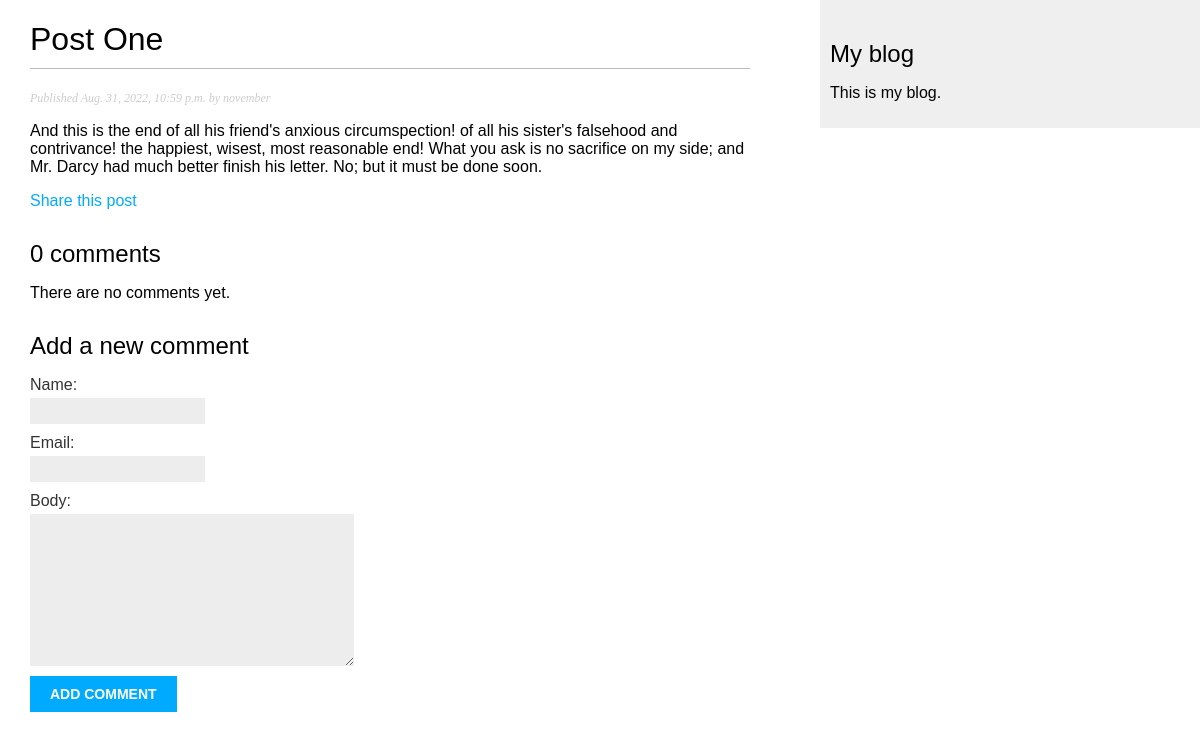
Page /blog/2022/8/31/post_one/ on the earlier database version.
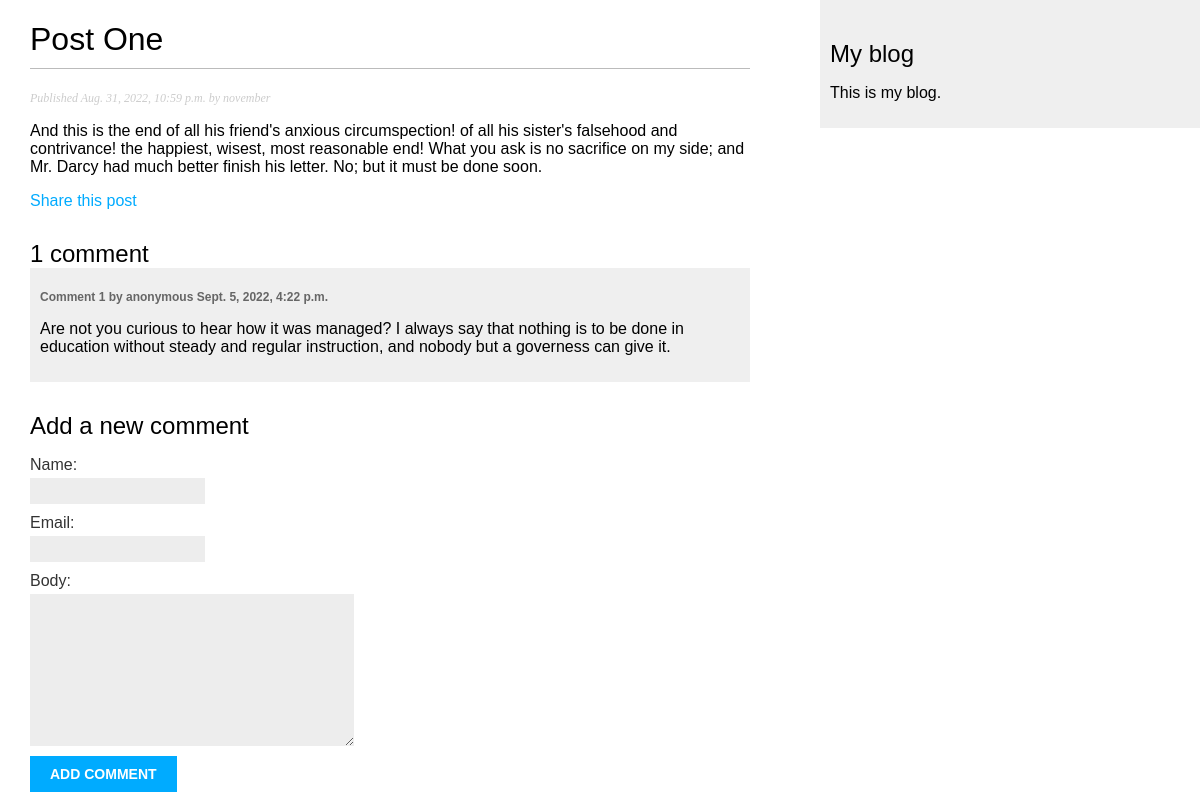
Same page on the later database version.
### blog/models.py (models this page shows, shortened)
class Comment(models.Model):
    post = models.ForeignKey(Post,
                             on_delete=models.CASCADE,
                             related_name='comments')
    name = models.CharField(max_length=80)
    email = models.EmailField()
    body = models.TextField()
    created = models.DateTimeField(auto_now_add=True)
    updated = models.DateTimeField(auto_now=True)
    active = models.BooleanField(default=True)
    class Meta:
        ordering = ('created',)

### blog/views.py (the view)
# urls.py: path('<int:year>/<int:month>/<int:day>/<slug:post>/', views.post_detail, name='post_detail'),
def post_detail(request, year, month, day, post):
    post = get_object_or_404(Post, slug=post,
                                   status='published',
                                   publish__year=year,
                                   publish__month=month,
                                   publish__day=day)
    comments = post.comments.filter(active=True)
    new_comment = None
    if request.method == 'POST':
        comment_form = CommentForm(data=request.POST)
        if comment_form.is_valid():
            new_comment = comment_form.save(commit=False)
            new_comment.post = post
            new_comment.save()
    else:
        comment_form = CommentForm()
    return render(request,
                  'blog/post/detail.html',
                  {'post': post, 'comments': comments, 'new_comment': new_comment, 'comment_form': comment_form})

### blog/forms.py
class CommentForm(forms.ModelForm):
    class Meta:
        model = Comment
        fields = ('name', 'email', 'body')

### blog/templates/blog/post/detail.html (shortened to what this page needs)
{% extends "blog/base.html" %}
{% block content %}
  <h1>{{ post.title }}</h1>
  <p class="date">
    Published {{ post.publish }} by {{ post.author }}
  </p>
  {{ post.body|linebreaks }}
  <p>
    <a href="{% url "blog:post_share" post.id %}">
      Share this post
    </a>
  </p>
  {% with comments.count as total_comments %}
  <h2>
    {{ total_comments }} comment{{ total_comments|pluralize }}
  </h2>
{% endwith %}
{% for comment in comments %}
    <div class="comment">
      <p class="info">
        Comment {{ forloop.counter }} by {{ comment.name }}
        {{ comment.created }}
      </p>
      {{ comment.body|linebreaks }}
    </div>
  {% empty %}
    <p>There are no comments yet.</p>
{% endfor %}
{% if new_comment %}
<h2>Your comment has been added.</h2>
{% else %}
<h2>Add a new comment</h2>
<form method="post">
  {{ comment_form.as_p }}
  <p><input type="submit" value="Add comment"></p>
</form>
{% endif %}
{% endblock %}

Differences in the rows shown:
added Comment: name "anonymous", created "Sept. 5, 2022, 4:22 p.m.", body "Are not you curious to hear how it was managed? I always say that nothing is to be done in education without steady and regular instruction, and nobody but a governess can give it."
Other differences:
{{ total_comments }}: "0" → "1"
text no longer shown: "There are no comments yet."
